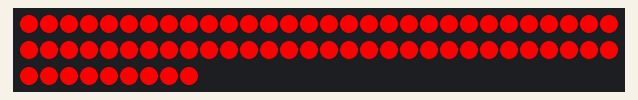
The sketch below on a simulated ATtiny85, built with avr-gcc and run on an emulated ATtiny85. Parts: 69 RGB LEDs in strip order, left to right, continuing on the next row. Dim RGB values are drawn brighter than linear.

Above: at 0.1 s.
At 1.1 s:
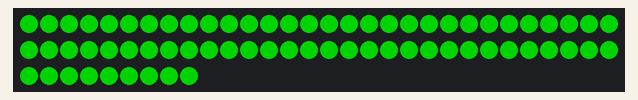
At 2.1 s:
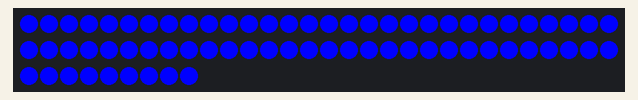

The sketch:

ATTINY_WS2811_Test.ino
```cpp
/*  Fast LED test for ATTINY85
 *  This program uses up 39% (3224 bytes) of program storage space
 *  and 59% (304 bytes) of dynamic memory
 */

#include "FastLED.h"

#define NUM_LEDS 69
#define LED_PIN 1

CRGB leds[NUM_LEDS];

void setup() {
  FastLED.addLeds<NEOPIXEL, LED_PIN>(leds, NUM_LEDS);
}

void loop() {
  for (int i = 0; i < NUM_LEDS; i++){   // Show Red on all the LEDs
    leds[i] = CRGB::Red;
  }
  FastLED.show();
  delay(1000);

  for (int i = 0; i < NUM_LEDS; i++){   // Show Green on all the LEDs
    leds[i] = CRGB::Green;
  }
  FastLED.show();
  delay(1000);

  for (int i = 0; i < NUM_LEDS; i++){   // Show Blue on all the LEDs
    leds[i] = CRGB::Blue;
  }
  FastLED.show();
  delay(1000);
}
```

Measured:
- by itself, everything shown: repeats every 3.0 s, in 3 steps
- what the display in image 1 shows lasts 1.0 s, from 1.0 s to 2.0 s
